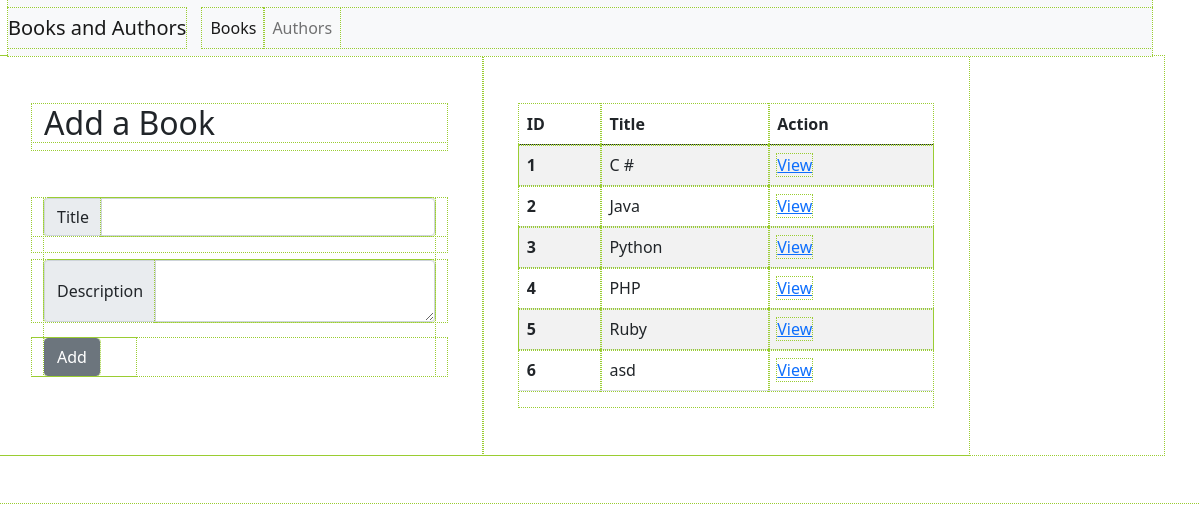
/books, run on the app's committed database.
### books_authors_app/models.py (models this page shows)
class Book(models.Model):
    title = models.CharField(max_length=255)
    desc = models.TextField()

### books_authors_app/views.py (the view)
# urls.py: path('books', views.books),
def books(request):
    if request.method == 'POST':
        libro_new = Book.objects.create(title=request.POST['title'], desc=request.POST['desc'])
        libro_new.save()
    libros = Book.objects.all()
    context = {
        'libros': libros,
    }
    return render(request, 'books.html', context)

### books_authors_app/templates/books.html (shortened to what this page needs)
<!DOCTYPE html>
<html lang="es">
<head>
    <link href="https://cdn.jsdelivr.net/npm/bootstrap@5.1.0/dist/css/bootstrap.min.css" rel="stylesheet">
    {% load static %}
    <link rel="stylesheet" href="{% static 'css/style.css' %}">
</head>
<body>
    <div class="container-fluid p-5 pt-0 ps-2 bg-white">
        <nav class="navbar navbar-expand-lg navbar-light bg-light">
        <a class="navbar-brand" href="">Books and Authors</a>
        <div class="collapse navbar-collapse" id="navbarNav">
            <ul class="navbar-nav">
            <li class="nav-item">
            <a class="nav-link active" aria-current="page" href="/books">Books</a>
            </li>
            <li class="nav-item">
            <a class="nav-link" href="/authors">Authors</a>
            </li>
            </ul>
        </div>
        </nav>
        <div class="row">
        <div class="col-md-5 p-5">
            <div class="row mb-5">
                <h2>Add a Book</h2>
            </div>
            <form action="/books" method="post">{% csrf_token %}
                <div class="row mb-2">
                    <div class="input-group mb-3">
                        <span class="input-group-text" id="basic-addon3">Title</span>
                        <input type="text" class="form-control" id="basic-url" aria-describedby="basic-addon3" name='title'>
                    </div>
                </div>
                <div class="row mb-3">
                    <div class="input-group">
                        <span class="input-group-text">Description</span>
                        <textarea class="form-control" aria-label="With textarea" name='desc'></textarea>
                    </div>
                </div>
                <div class="row">
                    <div class="col-md-3">
                            <button type="submit" class="btn btn-secondary">Add</button>
                    </div>
                </div>
            </form>
        </div>
        <div class="col-md-5 p-5">
            <div class="row">
                <table class="table table-striped">
                <thead>
                    <tr>
                        <th scope="col">ID</th>
                        <th scope="col">Title</th>
                        <th scope="col">Action</th>
                    </tr>
                </thead>
                <tbody>
                    {% for libro in libros %}
                        <tr>
                            <th scope="row">{{libro.id}}</th>
                            <td>{{libro.title}}</td>
                            <td><a href="/books/{{libro.id}}">View</a></td>
                        </tr>
                    {% endfor %}
                </tbody>
                </table>
            </div>
        </div>
        </div>
    </div>
    </body>
</html>

### books_authors_app/static/css/style.css (style rules this page uses)
* { outline: 1px dotted yellowgreen; margin: 0px; padding: 0px; }

### data on the page
Book: id "1", title "C #"
Book: id "2", title "Java"
Book: id "3", title "Python"
Book: id "4", title "PHP"
Book: id "5", title "Ruby"
Book: id "6", title "asd"
